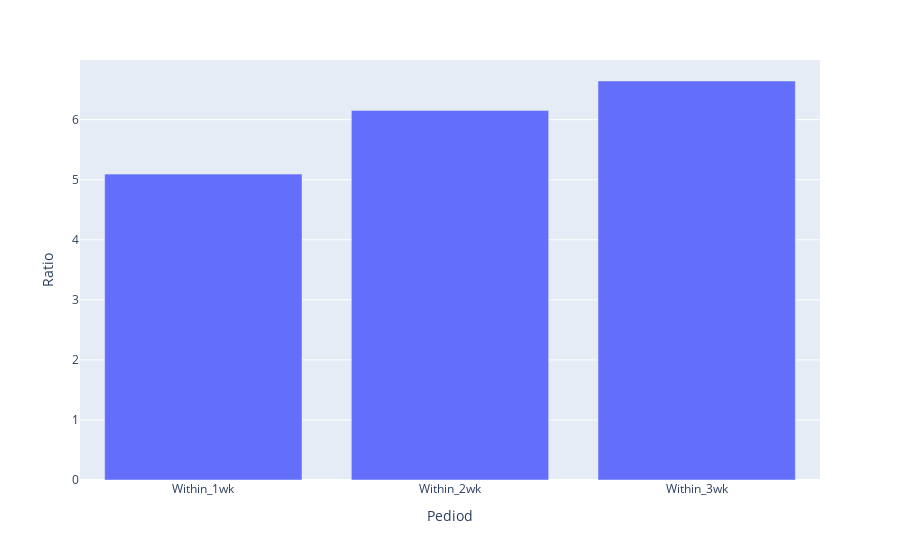

Here is the notebook cell this chart was saved with:
### Code cell
dfagg_article = do_customers_purchase_same_AGGKEY(df, 'article_id')

### Figure 1 — Plotly figure (JSON) as saved in the notebook; plotly's stock layout.template omitted (floating-point values rounded to 4 significant figures)
{"data": [{"alignmentgroup": "True", "hovertemplate": "Pediod=%{x}<br>Ratio=%{y}<extra></extra>", "legendgroup": "", "marker": {"color": "#636efa", "pattern": {"shape": ""}}, "name": "", "offsetgroup": "", "orientation": "v", "showlegend": false, "textposition": "auto", "type": "bar", "x": ["Within_1wk", "Within_2wk", "Within_3wk"], "xaxis": "x", "y": [5.093, 6.154, 6.643], "yaxis": "y"}], "layout": {"barmode": "relative", "legend": {"tracegroupgap": 0}, "margin": {"t": 60}, "xaxis": {"anchor": "y", "domain": [0, 1], "title": {"text": "Pediod"}}, "yaxis": {"anchor": "x", "domain": [0, 1], "title": {"text": "Ratio"}}}}
